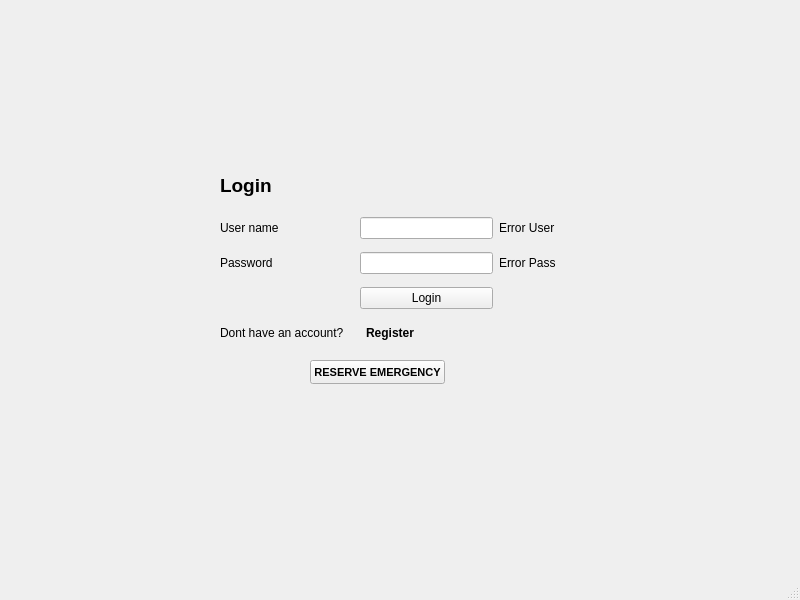
<?xml version="1.0" encoding="UTF-8"?>
<ui version="4.0">
 <class>Salamtak</class>
 <widget class="QMainWindow" name="Salamtak">
  <property name="geometry">
   <rect>
    <x>0</x>
    <y>0</y>
    <width>800</width>
    <height>600</height>
   </rect>
  </property>
  <property name="windowTitle">
   <string>Salamtak</string>
  </property>
  <widget class="QWidget" name="centralwidget">
   <widget class="QWidget" name="gridLayoutWidget">
    <property name="geometry">
     <rect>
      <x>220</x>
      <y>210</y>
      <width>336</width>
      <height>144</height>
     </rect>
    </property>
    <layout class="QGridLayout" name="gridLayout">
     <item row="1" column="1">
      <widget class="QLineEdit" name="PasswordTextbx">
       <property name="text">
        <string/>
       </property>
      </widget>
     </item>
     <item row="1" column="2">
      <widget class="QLabel" name="ErrorPass">
       <property name="text">
        <string>Error Pass</string>
       </property>
      </widget>
     </item>
     <item row="1" column="0">
      <widget class="QLabel" name="PasswordLabel">
       <property name="text">
        <string>Password</string>
       </property>
      </widget>
     </item>
     <item row="0" column="2">
      <widget class="QLabel" name="ErrorUser">
       <property name="text">
        <string>Error User</string>
       </property>
      </widget>
     </item>
     <item row="3" column="1">
      <widget class="QPushButton" name="LoginButton">
       <property name="cursor">
        <cursorShape>PointingHandCursor</cursorShape>
       </property>
       <property name="text">
        <string>Login</string>
       </property>
      </widget>
     </item>
     <item row="0" column="0">
      <widget class="QLabel" name="UserNameLabel">
       <property name="text">
        <string>User name</string>
       </property>
      </widget>
     </item>
     <item row="0" column="1">
      <widget class="QLineEdit" name="UserNameTextbx">
       <property name="text">
        <string/>
       </property>
      </widget>
     </item>
     <item row="5" column="0" colspan="2">
      <layout class="QHBoxLayout" name="horizontalLayout">
       <item>
        <widget class="QLabel" name="NoAccount">
         <property name="text">
          <string>Dont have an account?</string>
         </property>
        </widget>
       </item>
       <item>
        <widget class="QPushButton" name="RegisterButton">
         <property name="font">
          <font>
           <bold>true</bold>
          </font>
         </property>
         <property name="cursor">
          <cursorShape>PointingHandCursor</cursorShape>
         </property>
         <property name="text">
          <string>Register</string>
         </property>
         <property name="flat">
          <bool>true</bool>
         </property>
        </widget>
       </item>
       <item>
        <spacer name="horizontalSpacer">
         <property name="orientation">
          <enum>Qt::Horizontal</enum>
         </property>
         <property name="sizeHint" stdset="0">
          <size>
           <width>40</width>
           <height>20</height>
          </size>
         </property>
        </spacer>
       </item>
      </layout>
     </item>
     <item row="3" column="0">
      <spacer name="horizontalSpacer_2">
       <property name="orientation">
        <enum>Qt::Horizontal</enum>
       </property>
       <property name="sizeHint" stdset="0">
        <size>
         <width>40</width>
         <height>20</height>
        </size>
       </property>
      </spacer>
     </item>
    </layout>
   </widget>
   <widget class="QLabel" name="label">
    <property name="geometry">
     <rect>
      <x>220</x>
      <y>170</y>
      <width>61</width>
      <height>31</height>
     </rect>
    </property>
    <property name="font">
     <font>
      <pointsize>14</pointsize>
      <bold>true</bold>
     </font>
    </property>
    <property name="text">
     <string>Login</string>
    </property>
   </widget>
   <widget class="QPushButton" name="EmergencyButton">
    <property name="geometry">
     <rect>
      <x>310</x>
      <y>360</y>
      <width>135</width>
      <height>24</height>
     </rect>
    </property>
    <property name="font">
     <font>
      <pointsize>8</pointsize>
      <bold>true</bold>
     </font>
    </property>
    <property name="cursor">
     <cursorShape>PointingHandCursor</cursorShape>
    </property>
    <property name="text">
     <string>RESERVE EMERGENCY</string>
    </property>
   </widget>
  </widget>
  <widget class="QMenuBar" name="menubar">
   <property name="geometry">
    <rect>
     <x>0</x>
     <y>0</y>
     <width>800</width>
     <height>25</height>
    </rect>
   </property>
  </widget>
  <widget class="QStatusBar" name="statusbar"/>
 </widget>
 <resources/>
 <connections/>
</ui>
